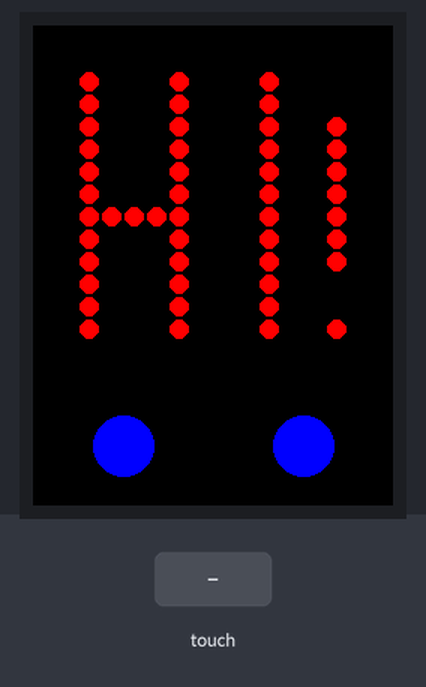
The sketch below on a simulated Arduino Uno, built with avr-gcc and run on an emulated ATmega328P. Parts: 240×320 colour display. The test bench sets the inputs (shaded band). Random numbers use the default seed unless the sketch sets one; what the sketch prints to the serial monitor is not drawn.

Above: at 2.9 s.
3.0 s: touch panel pressed at 13 % / 70 % of its raw x / y range
At 5.77 s:
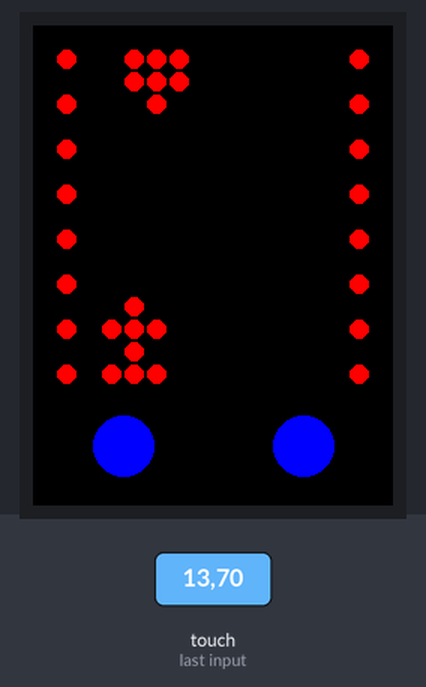
6.0 s: touch panel pressed at 62 % / 70 % of its raw x / y range
At 7.84 s:
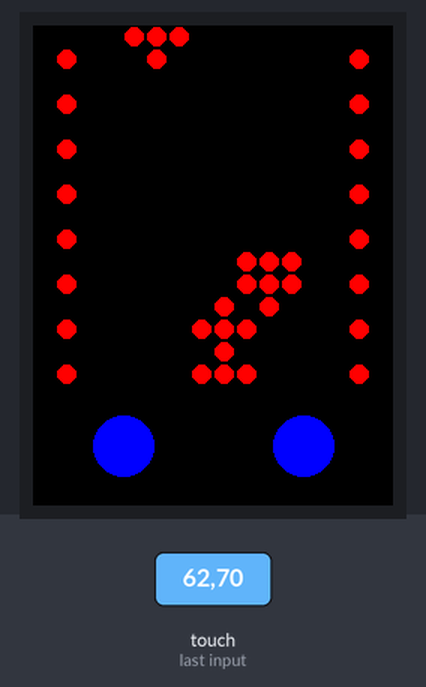
Timing chart, 0 to 9.3 s (numbered marks = the images above; inputs shaded):
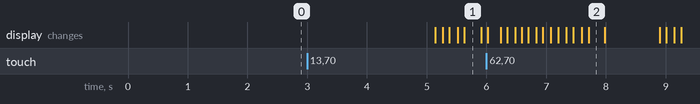

The sketch:

taxi_dotmatrix.ino
```cpp
#include "LedSimulation.h"
#include <SPI.h>
#include <Wire.h>
#include <Adafruit_STMPE610.h>

// This is calibration data for the raw touch data to the screen coordinates
#define TS_MINX 150
#define TS_MINY 130
#define TS_MAXX 3800
#define TS_MAXY 4000

// The STMPE610 uses hardware SPI on the shield, and #8
#define STMPE_CS 8
Adafruit_STMPE610 ts = Adafruit_STMPE610(STMPE_CS);

// Assign human-readable names to some common 16-bit color values:
#define	BLACK   0x0000
#define	BLUE    0x001F
#define	RED     0xF800
#define	GREEN   0x07E0
#define CYAN    0x07FF
#define MAGENTA 0xF81F
#define YELLOW  0xFFE0
#define WHITE   0xFFFF

// For the Adafruit shield, these are the default.
#define TFT_DC 9
#define TFT_CS 10
Adafruit_ILI9341 tft(TFT_CS, TFT_DC);

LedSimulation *led = new LedSimulation(tft);

unsigned long LastTime;
unsigned long LastTimeMoved;

void setup(void) {
  Serial.begin(9600);
  Serial.println(F("Bit Race"));
  tft.begin();

  if (!ts.begin()) {
    Serial.println("Unable to start touchscreen.");
  } else {
    Serial.println("Touchscreen started.");
  }

  Serial.println(F("Game!"));
  tft.fillScreen(BLACK);
  tft.fillCircle(60, 320 - 40, 20, BLUE);
  tft.fillCircle(40 * 4 + 20, 320 - 40, 20, BLUE);

  long LastTime = 0;
  long LastTimeMoved = 0;
}

bool isHome = true; // display the homescreen
unsigned long deadTime = millis(); // time that the player dies
int heroX = 5; //start the hero in the center of the screen
float vSpeed = 0.3;
float borderPos = 0;
// positions of the enemies
int enemyX[2] = {5, 10};
float enemyY[2] = {0, -8};

/**
   Updates the player position
   @param  {int} int d             player direction. 0 keep, -1 left, 1 right
*/
void goDirection(int d) {
  if (d > 0 && heroX < 12) {
    Serial.println("GoLeft");
    heroX += d;
  } else if (d < 0 && heroX > 3) {
    Serial.println("GoRight");
    heroX += d;
  }
}

/**
   Draws the hero car in the screen
   Hero looks like:
 *         *
 *        ***
 *         *
 *        ***
    HeroX indicates the middle px in the bottom of the car
*/
void drawHero(void)
{
  led->setLedOn(15, heroX);
  led->setLedOn(15, heroX + 1);
  led->setLedOn(15, heroX - 1);
  led->setLedOn(14, heroX);
  led->setLedOn(13, heroX);
  led->setLedOn(13, heroX + 1);
  led->setLedOn(13, heroX - 1);
  led->setLedOn(12, heroX);
}

/**
   Draw road edges
*/
void drawBorder(void)
{
  byte i;
  if (borderPos > 1) {
    i = 1;
  } else {
    i = 0;
  }
  if (borderPos > 2)
    borderPos = 0;
  for (i; i < 16; i += 2) {
    led->setLedOn(i, 1);
    led->setLedOn(i, 14);
  }
}

/**
   Update entities positions in the scene
*/
void updatePos(void)
{
  borderPos += vSpeed;

  for (byte e = 0; e < 2; e++) {
    enemyY[e] += vSpeed;
    if (enemyY[e] > 18) {
      enemyY[e] = -1;
      if (random(2))
        enemyX[e] = 5;
      else
        enemyX[e] = 10;
    }
  }
}

/**
   restore default values
*/
void restartGame(void)
{
  heroX = 5;
  borderPos = 0;
  enemyX[0] = 5;
  enemyX[1] = 10;
  enemyY[0] = 0;
  enemyY[1] = -8;
}

/** Dies */
void heroDie(void)
{
  deadTime = millis();
  isHome = true;
  restartGame();
}

void checkCollisions() {
  for (byte e = 0; e < 2; e++) {
    int ex = enemyX[e], ey = (int)enemyY[e];
    int diffX = abs(heroX - ex);

    if (ey >= 13 && diffX <= 2) {
      heroDie();
    }
  }
}

/** Draw enemies in the scene
  Enemy looks like:

         ***
         ***

  The position of the enemy indicates the * in the bottom
*/
void drawEnemies() {
  for (byte e = 0; e < 2; e++) {
    byte y = (byte) enemyY[e];
    byte x = (byte) enemyX[e];

    if (y >= 0 && y <= 15)
      led->setLedOn(y, x);
    if (y - 1 >= 0 && y - 1 <= 15) {
      led->setLedOn(y - 1, x);
      led->setLedOn(y - 1, x - 1);
      led->setLedOn(y - 1, x + 1);
    }
    if (y - 2 >= 0 && y - 2 <= 15) {
      led->setLedOn(y - 2, x - 1);
      led->setLedOn(y - 2, x + 1);
      led->setLedOn(y - 2, x);
    }
  }
}

/**
   Check collisions and update game entities
*/
void gameUpdate() {
  //Serial.println("Update");
  updatePos();
  checkCollisions();
  drawHero();
  drawEnemies();
  drawBorder();
  led->draw();
}

unsigned char  Logo[16][16] = {
  {1, 1, 1, 1, 1, 1, 1, 1, 1, 1, 1, 1, 1, 1, 1, 1},
  {1, 1, 1, 1, 1, 1, 1, 1, 1, 1, 1, 1, 1, 1, 1, 1},
  {1, 1, 0, 1, 1, 1, 0, 1, 1, 1, 0, 1, 1, 1, 1, 1},
  {1, 1, 0, 1, 1, 1, 0, 1, 1, 1, 0, 1, 1, 1, 1, 1},
  {1, 1, 0, 1, 1, 1, 0, 1, 1, 1, 0, 1, 1, 0, 1, 1},
  {1, 1, 0, 1, 1, 1, 0, 1, 1, 1, 0, 1, 1, 0, 1, 1},
  {1, 1, 0, 1, 1, 1, 0, 1, 1, 1, 0, 1, 1, 0, 1, 1},
  {1, 1, 0, 1, 1, 1, 0, 1, 1, 1, 0, 1, 1, 0, 1, 1},
  {1, 1, 0, 0, 0, 0, 0, 1, 1, 1, 0, 1, 1, 0, 1, 1},
  {1, 1, 0, 1, 1, 1, 0, 1, 1, 1, 0, 1, 1, 0, 1, 1},
  {1, 1, 0, 1, 1, 1, 0, 1, 1, 1, 0, 1, 1, 0, 1, 1},
  {1, 1, 0, 1, 1, 1, 0, 1, 1, 1, 0, 1, 1, 1, 1, 1},
  {1, 1, 0, 1, 1, 1, 0, 1, 1, 1, 0, 1, 1, 1, 1, 1},
  {1, 1, 0, 1, 1, 1, 0, 1, 1, 1, 0, 1, 1, 0, 1, 1},
  {1, 1, 1, 1, 1, 1, 1, 1, 1, 1, 1, 1, 1, 1, 1, 1},
  {1, 1, 1, 1, 1, 1, 1, 1, 1, 1, 1, 1, 1, 1, 1, 1},
};

unsigned char  Home[16][16] = {
  {1, 1, 1, 1, 1, 1, 1, 1, 1, 1, 1, 1, 1, 1, 1, 1},
  {1, 1, 0, 1, 1, 1, 1, 0, 1, 0, 0, 0, 0, 0, 1, 1},
  {1, 1, 0, 1, 1, 1, 1, 1, 1, 1, 1, 0, 1, 1, 1, 1},
  {1, 1, 0, 1, 1, 1, 1, 0, 1, 1, 1, 0, 1, 1, 1, 1},
  {1, 1, 0, 0, 0, 0, 1, 0, 1, 1, 1, 0, 1, 1, 1, 1},
  {1, 1, 0, 1, 1, 0, 1, 0, 1, 1, 1, 0, 1, 1, 1, 1},
  {1, 1, 0, 1, 1, 0, 1, 0, 1, 1, 1, 0, 1, 1, 1, 1},
  {1, 1, 0, 0, 0, 0, 1, 0, 1, 1, 1, 0, 1, 1, 1, 1},
  {1, 1, 1, 1, 1, 1, 1, 1, 1, 1, 1, 1, 1, 1, 1, 1},
  {1, 1, 1, 1, 1, 1, 1, 1, 1, 1, 1, 1, 1, 1, 1, 1},
  {1, 0, 0, 0, 1, 0, 0, 0, 1, 0, 0, 0, 1, 0, 0, 0},
  {1, 0, 1, 0, 1, 0, 1, 0, 1, 0, 1, 1, 1, 0, 1, 1},
  {1, 0, 1, 0, 1, 0, 1, 0, 1, 0, 1, 1, 1, 0, 1, 1},
  {1, 0, 0, 1, 1, 0, 0, 0, 1, 0, 1, 1, 1, 0, 0, 0},
  {1, 0, 1, 0, 1, 0, 1, 0, 1, 0, 1, 1, 1, 0, 1, 1},
  {1, 0, 1, 0, 1, 0, 1, 0, 1, 0, 0, 0, 1, 0, 0, 0},
};

/**
   Arduino loop. If game is running, just keep the game loop running.
   Otherwise shows the homescene
*/
// game variables
bool isLogo = true; // display the homescreen

int touch(int direction)
{
  // See if there's any  touch data for us
  if (!ts.bufferEmpty()) {
    TS_Point p = ts.getPoint();
    p.x = map(p.x, TS_MINX, TS_MAXX, 0, tft.width());
    p.y = map(p.y, TS_MINY, TS_MAXY, 0, tft.height());
    Serial.print("("); Serial.print(p.x);
    Serial.print(", "); Serial.print(p.y);
    Serial.println(")");
    if (p.y > 200) {
      //Serial.println("A palpable hit!");
      if (p.x < 120) {
        Serial.print("Left! p.x: ");
        Serial.println(p.x);
        direction = -1;
      } else {
        Serial.println("Right! p.y: ");
        Serial.println(p.y);
        direction = 1;
      }
    }
  }
  return direction; //player direction. 0 keep pos, -1 go left, +1 go right
}

int direction = 0;
void loop(void)
{
  unsigned long CurTime = millis();
  direction = touch(direction);

  if (isLogo) {
    led->setScene(Logo);
    led->draw();
    if (millis() - deadTime > 5000)
      isLogo = false;
  } else {
    if (isHome) {
      led->setScene(Home);
      led->draw();
      //if (direction != 0 && millis() - deadTime > 1000)
      if (millis() - deadTime > 1000)
        isHome = false;
    } else {
      if ((CurTime - LastTimeMoved) > 5) {
        goDirection(direction);
        direction = 0;
        LastTimeMoved = CurTime;
      }
      if ((CurTime - LastTime) > 30) {
        gameUpdate();
        LastTime = CurTime;
      }
    }
  }
}
```

LedSimulation.cpp
```cpp
#include "LedSimulation.h"

// Assign human-readable names to some common 16-bit color values:
#define	BLACK   0x0000
#define	BLUE    0x001F
#define	RED     0xF800
#define	GREEN   0x07E0
#define CYAN    0x07FF
#define MAGENTA 0xF81F
#define YELLOW  0xFFE0
#define WHITE   0xFFFF


LedSimulation::LedSimulation(Adafruit_ILI9341 &tft) {
  pTft = &tft;
  clear();
}

void LedSimulation::clear(void) {
  for (int i = 0; i < 16; i++) {
    for (int j = 0; j < 16; j++) {
      this->Scene[i][j] = 1;
      this->SceneWas[i][j] = 1;
    }
  }
}

void ::LedSimulation::clearScene(void) {
  for (int i = 0; i < 16; i++) {
    for (int j = 0; j < 16; j++) {
      this->Scene[i][j] = 1;
    }
  }
}

void LedSimulation::display(void)
{
  for ( int i = 0 ; i < 16 ; i++ ) {
    for ( int j = 0 ; j < 16 ; j++ ) {
      if (this->Scene[i][j] != this->SceneWas[i][j]) {
        int nColor = BLACK;
        int eColorNew = Scene[i][j];
        if (eColorNew == 0) {
          nColor = RED;
        } else if (eColorNew == 2) {
          nColor = BLUE;
        } else if (eColorNew == 3) {
          nColor = GREEN;
        }
        pTft->fillCircle(j * 15 + 7, i * 15 + 7, 6, nColor);
        this->SceneWas[i][j] = eColorNew;
      }
    }
  }
}

void LedSimulation::draw(void)
{
  display();
  clearScene();
}

void LedSimulation::setScene(unsigned char Scene[16][16])
{
  for (byte i = 0; i < 16; i++) {
    for (byte k = 0; k < 16; k++) {
      this->Scene[i][k] = Scene[i][k];
    }
  }
}

void LedSimulation::setLedOn(int x, int y)
{
  Scene[x][y] = 0;
}

void LedSimulation::setLedOff(int x, int y)
{
  Scene[x][y] = 1;
}

void LedSimulation::setLedBlue(int x, int y)
{
  Scene[x][y] = 2;
}

void LedSimulation::setLedGreen(int x, int y)
{
  Scene[x][y] = 3;
}
```

LedSimulation.h
```cpp
#include <Adafruit_GFX.h>    // Core graphics library
//#include <Adafruit_TFTLCD.h> // Hardware-specific library
#include <Adafruit_ILI9341.h>

class LedSimulation {
  private:
    Adafruit_ILI9341 *pTft;
    unsigned char Scene[16][16];
    unsigned char SceneWas[16][16];
  public:
    LedSimulation::LedSimulation(Adafruit_ILI9341 &tft);
    void clear(void);
    void clearScene(void);
    void display(void);
    void draw(void);
    void setScene(unsigned char Scene[16][16]);
    void setLedOn(int x, int y);
    void setLedOff(int x, int y);
    void setLedBlue(int x, int y);
    void setLedGreen(int x, int y);
};
```
